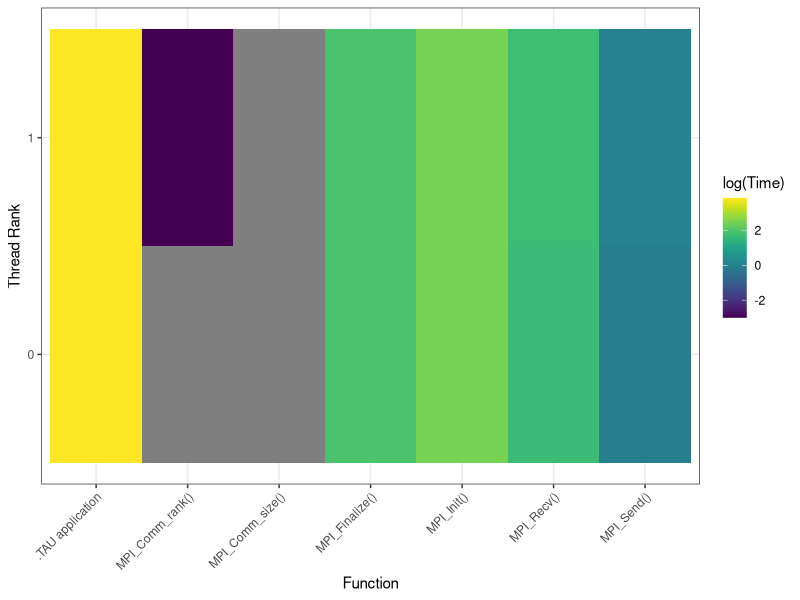

Recreate this plot in R. (Note: this script raises an error after producing the figure.)

# Visualisation of Performance --------------------------------------------
library(data.table)
library(ggplot2)
library(dplyr)
library(tidyverse)
library(viridis)

funct <- c("MPI_Init()", "MPI_Comm_size()", "MPI_Comm_rank()", "MPI_Send()", "MPI_Recv()", "MPI_Finalize()", ".TAU application")

# 2 threads
t0 <- c(283, 0, 0, 0.877, 47, 81, 7139)
t1 <- c(282, 0, 0.001, 1, 50, 81, 7138)

df0 <- data.frame(funct, val = t0, l = 0)
df1 <- data.frame(funct, val = t1, l = 1)

df2t <- rbind(df0, df1)

# 4 threads
t0 <- c(298, 0, 0, 1, 60, 81, 3809)
t1 <- c(284, 0, 0, 1, 28, 81, 3795)
t2 <- c(281, 0, 0, 1, 34, 82, 3793)
t3 <- c(276, 0, 0, 1, 55, 82, 3788)

df0 <- data.frame(funct, val = t0, l = 0)
df1 <- data.frame(funct, val = t1, l = 1)
df2 <- data.frame(funct, val = t2, l = 2)
df3 <- data.frame(funct, val = t3, l = 3)

df4t <- rbind(df0, df1, df2, df3)

# Comparing problem size

size128 <- c(287, 0.0005, 0.00025, 0.583, 7, 82, 600)
size256 <- c(334, 0, 0, 1, 15, 282, 1618)
size384 <- c(284, 0.00025, 0, 1, 12, 81, 2299)
size512 <- c(281, 0.0005, 0, 1, 13, 82, 3781)
size640 <- c(280, 0.00075, 0.00025, 1, 13, 82, 5483)
size768 <- c(281, 0.0005, 0.00025, 2, 13, 119, 7705)

df128 <- data.frame(funct, val = size128, l = 128)
df256 <- data.frame(funct, val = size256, l = 256)
df384 <- data.frame(funct, val = size384, l = 384)
df512 <- data.frame(funct, val = size512, l = 512)
df640 <- data.frame(funct, val = size640, l = 640)
df768 <- data.frame(funct, val = size768, l = 768)

dfsizes <- rbind(df128, df256, df384, df512, df640, df768)

# Function -------------------------------------------------

plot_heatmap <- function(df) {
	ggplot(df, aes(x = as.factor(funct), y = as.factor(l))) +
		geom_tile(aes(fill = log10(val))) +
		scale_fill_viridis(discrete=FALSE) +
		labs( x = "Function", y = "Thread Rank", fill = "log(Time)") +
		theme_bw()+
		theme(axis.text.x = element_text(angle = 45, hjust = 1))
}

plot_heatmap_alt <- function(df) {
	ggplot(df, aes(x = as.factor(funct), y = as.factor(l))) +
		geom_tile(aes(fill = log10(val))) +
		scale_fill_viridis(discrete=FALSE) +
		labs( x = "Function", y = "Problem Size", fill = "log(Time)") +
		theme_bw()+
		theme(axis.text.x = element_text(angle = 45, hjust = 1))
}

plot_heatmap(df2t) +
	ggsave(filename = "pprof-2.pdf", width = 6.5, height = 2.8, dpi = 96, device = cairo_pdf)

plot_heatmap(df4t) +
	ggsave(filename = "pprof-4.pdf", width = 6.5, height = 4, dpi = 96, device = cairo_pdf)

plot_heatmap_alt(dfsizes) +
	ggsave(filename = "pprof-sizes.pdf", width = 6.5, height = 5, dpi = 96, device = cairo_pdf)
